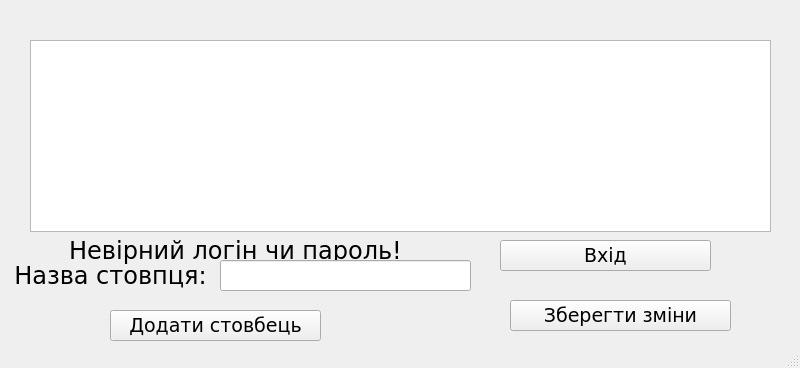
<?xml version="1.0" encoding="UTF-8"?>
<ui version="4.0">
 <class>MainWindow</class>
 <widget class="QMainWindow" name="MainWindow">
  <property name="geometry">
   <rect>
    <x>0</x>
    <y>0</y>
    <width>800</width>
    <height>368</height>
   </rect>
  </property>
  <property name="windowTitle">
   <string>MainWindow</string>
  </property>
  <widget class="QWidget" name="centralwidget">
   <widget class="QPushButton" name="user_enterCheckButton">
    <property name="geometry">
     <rect>
      <x>500</x>
      <y>240</y>
      <width>211</width>
      <height>31</height>
     </rect>
    </property>
    <property name="font">
     <font>
      <family>Verdana</family>
      <pointsize>14</pointsize>
     </font>
    </property>
    <property name="text">
     <string>Вхід</string>
    </property>
   </widget>
   <widget class="QLabel" name="user_incorrect_password_login">
    <property name="enabled">
     <bool>true</bool>
    </property>
    <property name="geometry">
     <rect>
      <x>50</x>
      <y>220</y>
      <width>371</width>
      <height>61</height>
     </rect>
    </property>
    <property name="font">
     <font>
      <family>Verdana</family>
      <pointsize>18</pointsize>
      <weight>50</weight>
      <bold>false</bold>
     </font>
    </property>
    <property name="layoutDirection">
     <enum>Qt::LeftToRight</enum>
    </property>
    <property name="text">
     <string>Невірний логін чи пароль!</string>
    </property>
    <property name="textFormat">
     <enum>Qt::AutoText</enum>
    </property>
    <property name="alignment">
     <set>Qt::AlignCenter</set>
    </property>
   </widget>
   <widget class="QLineEdit" name="user_password_lineEdit">
    <property name="geometry">
     <rect>
      <x>390</x>
      <y>149</y>
      <width>201</width>
      <height>31</height>
     </rect>
    </property>
    <property name="font">
     <font>
      <family>Verdana</family>
      <pointsize>18</pointsize>
     </font>
    </property>
   </widget>
   <widget class="QLabel" name="user_password">
    <property name="geometry">
     <rect>
      <x>180</x>
      <y>140</y>
      <width>171</width>
      <height>41</height>
     </rect>
    </property>
    <property name="font">
     <font>
      <family>Verdana</family>
      <pointsize>24</pointsize>
      <weight>50</weight>
      <bold>false</bold>
     </font>
    </property>
    <property name="layoutDirection">
     <enum>Qt::LeftToRight</enum>
    </property>
    <property name="text">
     <string>Пароль:</string>
    </property>
    <property name="textFormat">
     <enum>Qt::AutoText</enum>
    </property>
    <property name="alignment">
     <set>Qt::AlignCenter</set>
    </property>
   </widget>
   <widget class="QLineEdit" name="user_login_lineEdit">
    <property name="geometry">
     <rect>
      <x>390</x>
      <y>89</y>
      <width>201</width>
      <height>31</height>
     </rect>
    </property>
    <property name="font">
     <font>
      <family>Verdana</family>
      <pointsize>18</pointsize>
     </font>
    </property>
   </widget>
   <widget class="QLabel" name="user_login">
    <property name="geometry">
     <rect>
      <x>180</x>
      <y>70</y>
      <width>161</width>
      <height>71</height>
     </rect>
    </property>
    <property name="font">
     <font>
      <family>Verdana</family>
      <pointsize>24</pointsize>
     </font>
    </property>
    <property name="layoutDirection">
     <enum>Qt::LeftToRight</enum>
    </property>
    <property name="text">
     <string>Логін:</string>
    </property>
    <property name="textFormat">
     <enum>Qt::AutoText</enum>
    </property>
    <property name="alignment">
     <set>Qt::AlignCenter</set>
    </property>
   </widget>
   <widget class="QTableWidget" name="Students_Marks">
    <property name="geometry">
     <rect>
      <x>30</x>
      <y>40</y>
      <width>741</width>
      <height>192</height>
     </rect>
    </property>
   </widget>
   <widget class="QPushButton" name="add_horizontal_header">
    <property name="geometry">
     <rect>
      <x>110</x>
      <y>310</y>
      <width>211</width>
      <height>31</height>
     </rect>
    </property>
    <property name="font">
     <font>
      <family>Verdana</family>
      <pointsize>14</pointsize>
     </font>
    </property>
    <property name="text">
     <string>Додати стовбець</string>
    </property>
   </widget>
   <widget class="QLabel" name="horizontal_header_name">
    <property name="geometry">
     <rect>
      <x>-20</x>
      <y>240</y>
      <width>261</width>
      <height>71</height>
     </rect>
    </property>
    <property name="font">
     <font>
      <family>Verdana</family>
      <pointsize>18</pointsize>
     </font>
    </property>
    <property name="layoutDirection">
     <enum>Qt::LeftToRight</enum>
    </property>
    <property name="text">
     <string>Назва стовпця:</string>
    </property>
    <property name="textFormat">
     <enum>Qt::AutoText</enum>
    </property>
    <property name="alignment">
     <set>Qt::AlignCenter</set>
    </property>
   </widget>
   <widget class="QLineEdit" name="horizontal_header_lineEdit">
    <property name="geometry">
     <rect>
      <x>220</x>
      <y>260</y>
      <width>251</width>
      <height>31</height>
     </rect>
    </property>
    <property name="font">
     <font>
      <family>Verdana</family>
      <pointsize>18</pointsize>
     </font>
    </property>
   </widget>
   <widget class="QPushButton" name="save_Data_button">
    <property name="geometry">
     <rect>
      <x>510</x>
      <y>300</y>
      <width>221</width>
      <height>31</height>
     </rect>
    </property>
    <property name="font">
     <font>
      <family>Verdana</family>
      <pointsize>14</pointsize>
     </font>
    </property>
    <property name="text">
     <string>Зберегти зміни</string>
    </property>
   </widget>
   <widget class="QLabel" name="Subject_name">
    <property name="geometry">
     <rect>
      <x>210</x>
      <y>-20</y>
      <width>381</width>
      <height>71</height>
     </rect>
    </property>
    <property name="font">
     <font>
      <family>Verdana</family>
      <pointsize>18</pointsize>
     </font>
    </property>
    <property name="layoutDirection">
     <enum>Qt::LeftToRight</enum>
    </property>
    <property name="text">
     <string/>
    </property>
    <property name="textFormat">
     <enum>Qt::AutoText</enum>
    </property>
    <property name="alignment">
     <set>Qt::AlignCenter</set>
    </property>
   </widget>
  </widget>
  <widget class="QMenuBar" name="menubar">
   <property name="geometry">
    <rect>
     <x>0</x>
     <y>0</y>
     <width>800</width>
     <height>21</height>
    </rect>
   </property>
  </widget>
  <widget class="QStatusBar" name="statusbar"/>
 </widget>
 <resources/>
 <connections/>
</ui>
